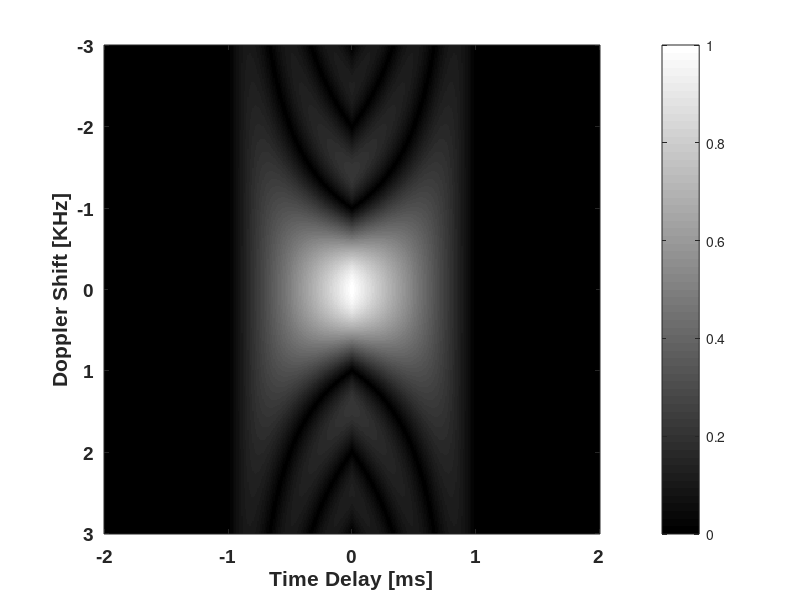

Source code (MATLAB):
%----------------------------------------------------------------
% This code can be used to generate Figure 3.10
%----------------------------------------------------------------
clear all
close all

T=1e-3;A=1;
tau=-2e-3:1e-5:2e-3;fd=-3e3:10:3e3;fd=fd.';
X1=sinc(fd*(T-abs(tau)));
TT=(T-abs(tau));
p=find(TT<0);
TT(p)=0;
X2=A*A*ones(length(fd),1)*TT;
X=X1.*X2; X=X/max(max(abs(X)));

%---Figure 3.10(a)------------------------------------------------
mesh(tau*1e3,fd*1e-3,abs(X));
colormap(gray)
set(gca,'FontName', 'Arial', 'FontSize',14,'FontWeight','Bold');
xlabel ('Time Delay [ms]')
ylabel ('Doppler Shift [KHz]')
zlabel ('Normalized AF')

%---Figure 3.10(b)------------------------------------------------
imagesc(tau*1e3,fd*1e-3,abs(X));
colormap(gray)
colorbar
set(gca,'FontName', 'Arial', 'FontSize',14,'FontWeight','Bold');
xlabel ('Time Delay [ms]')
ylabel ('Doppler Shift [KHz]')
